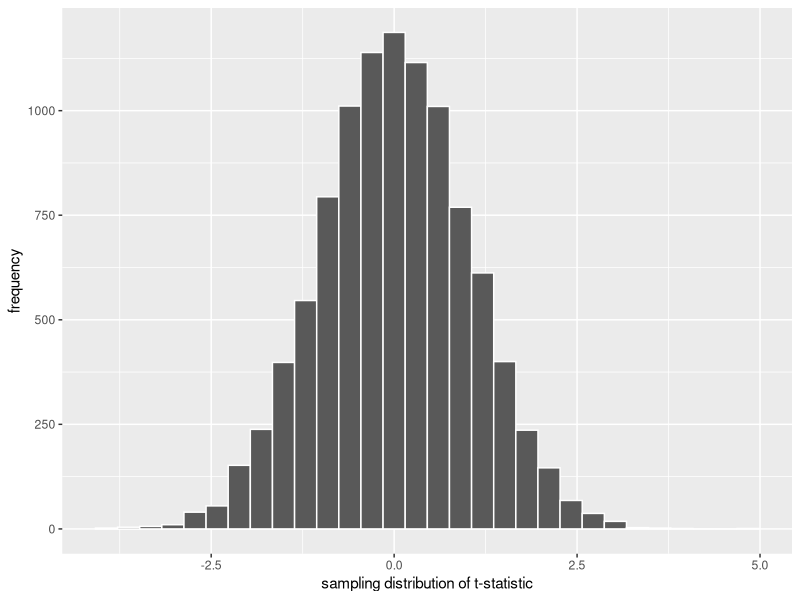

Source code (R):
#Testing the mean of one sample
#An illustrative and fairly common statistical hypothesis test is the one sample t-test. 
#You use it when you have one sample and you want to test whether that sample likely came from a population by comparing the mean against the known population mean. For this test to work, you have to know the population mean.
head(precip)
is.vector(precip)
mean(precip)
t.statistic <- function(thesample, thepopulation)
  {
  numerator <- mean(thesample) - mean(thepopulation)
  denominator <- sd(thesample) / sqrt(length(thesample))
  t.stat <- numerator / denominator
  return(t.stat)
}

population.precipitation <- rnorm(100000, mean=38)
t.stats <- numeric(10000)

for(i in 1:10000)
  {
  a.sample <- sample(population.precipitation, 70)
  t.stats[i] <- t.statistic(a.sample, population.precipitation)
  }

library(ggplot2)
tmpdata <- data.frame(vals=t.stats)
qplot(vals, data=tmpdata, geom="histogram",color=I("white"),xlab="sampling distribution of t-statistic",ylab="frequency")

t.statistic(precip, population.precipitation)

qt(.025, df=69)

t.test(precip, mu=38)

t.test(precip, mu=38, alternative="less")

